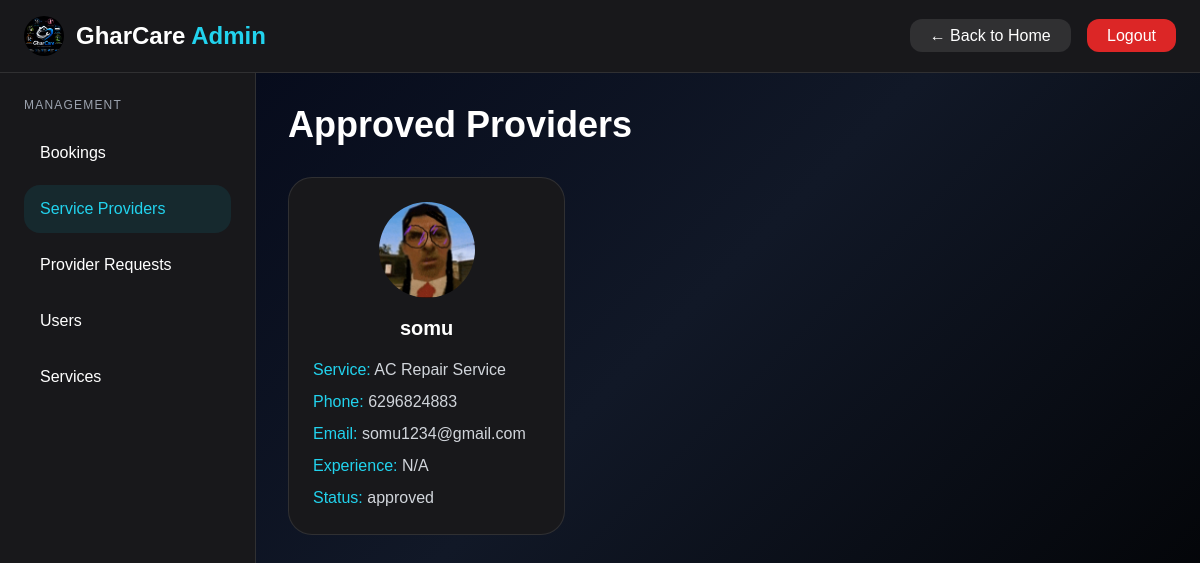
/admins/providers/, run on the app's committed database.
### accounts/models.py (models this page shows, shortened)
class ServiceProvider(models.Model):
    STATUS_CHOICES = [
        ('pending', 'Pending'),
        ('approved', 'Approved'),
        ('rejected', 'Rejected'),
    ]
    full_name = models.CharField(max_length=150)
    phone = models.CharField(max_length=15, unique=True)
    email = models.EmailField(unique=True)
    service = models.CharField(max_length=100)
    experience = models.CharField(max_length=100)
    address = models.TextField()
    profile_picture = models.ImageField(
        upload_to='providers/profile/',
        null=True,
        blank=True
    )
    id_proof = models.FileField(
        upload_to='providers/idproof/',
        null=True,
        blank=True
    )
    status = models.CharField(
        max_length=20,
        choices=STATUS_CHOICES,
        default='pending'
    )
    is_active = models.BooleanField(default=True)
    created_at = models.DateTimeField(auto_now_add=True)
    updated_at = models.DateTimeField(auto_now=True)
    class Meta:
        ordering = ['-created_at']

### admins/views.py (the view)
def service_providers(request):
    providers = ServiceProvider.objects.filter(
        status='approved'
    )
    return render(
        request,
        'providers.html',
        {
            'providers': providers
        }
    )

### admins/templates/providers.html
{% extends "base.html" %}
{% load static %}
{% block content %}
<div class="flex-1 p-8">
    <h1 class="text-4xl font-bold mb-8 text-white">
        Approved Providers
    </h1>
    <div class="grid md:grid-cols-2 lg:grid-cols-3 gap-6">
        {% for provider in providers %}
        <div class="bg-zinc-900 rounded-3xl p-6 border border-white/10 hover:border-cyan-500 transition">
            <div class="flex justify-center">
                {% if provider.profile_picture %}
                    <img src="{{ provider.profile_picture.url }}"
                         class="w-24 h-24 rounded-full object-cover">
                {% else %}
                    <img src="{% static 'assets/default-user.png' %}"
                         class="w-24 h-24 rounded-full object-cover">
                {% endif %}
            </div>
            <h2 class="text-center mt-4 text-xl font-bold text-white">
                {{ provider.full_name }}
            </h2>
            <div class="mt-4 space-y-2 text-gray-300">
                <p>
                    <span class="text-cyan-400">Service:</span>
                    {{ provider.service }}
                </p>
                <p>
                    <span class="text-cyan-400">Phone:</span>
                    {{ provider.phone }}
                </p>
                <p>
                    <span class="text-cyan-400">Email:</span>
                    {{ provider.email }}
                </p>
                <p>
                    <span class="text-cyan-400">Experience:</span>
                    {{ provider.experience }}
                </p>
                <p>
                    <span class="text-cyan-400">Status:</span>
                    {{ provider.status }}
                </p>
            </div>
        </div>
        {% empty %}
        <div class="col-span-3 text-center py-20">
            <h2 class="text-2xl text-gray-400">
                No Approved Providers Found
            </h2>
        </div>
        {% endfor %}
    </div>
</div>
{% endblock content %}

### static/css/dashboard.css (style rules this page uses)
* { margin:0; padding:0; box-sizing:border-box; }
body { font-family:'Poppins',sans-serif; background: linear-gradient(135deg,#020617,#111827,#000000); overflow:hidden; color:white; height:100vh; }

### data on the page
ServiceProvider: profile_picture (picture), full_name "somu", service "AC Repair Service", phone "6296824883", email "somu1234@gmail.com", experience "N/A", status "approved"
